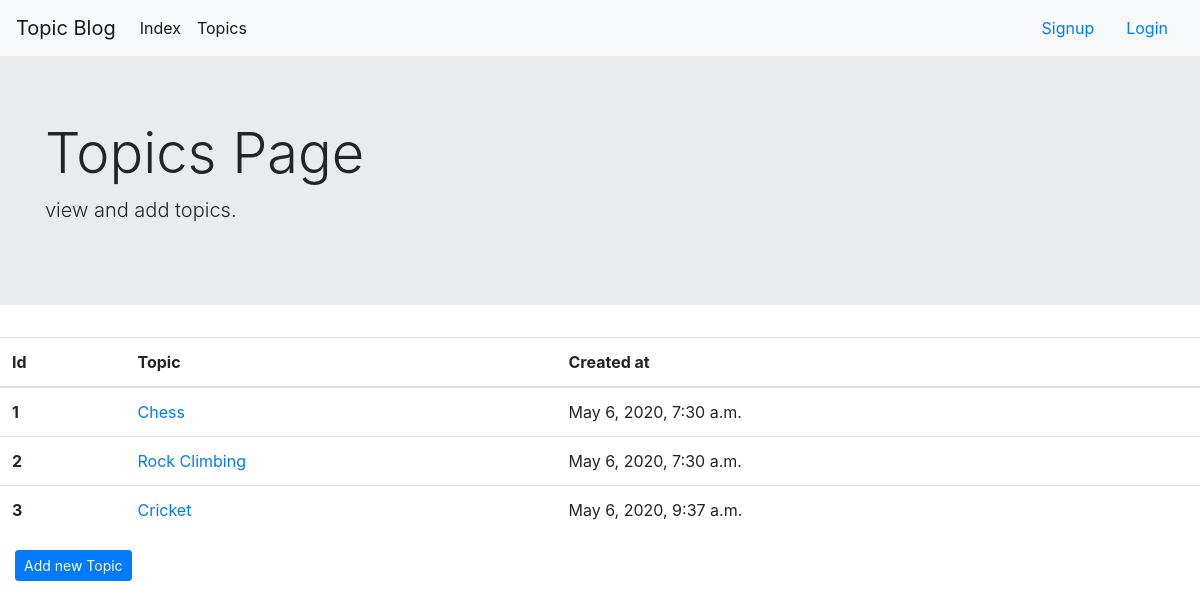
Page /topics/ on the committed database.
### topicApp/models.py (models this page shows, shortened)
class Topic(models.Model):
    text = models.CharField(max_length=100)
    date_added = models.DateTimeField(auto_now_add=True)

### topicApp/views.py (the view)
# urls.py: url(r'^topics/$', views.topics, name='topics',),
def topics(request):
    topics = Topic.objects.all()
    return render(request, 'topicApp/topics.html', {'topics': topics})

### templates/topicApp/topics.html (shortened to what this page needs)
{%  extends 'topicApp/base.html' %}
{% block bodyBlock %}
        <div class="jumbotron jumbotron-fluid">
            <div class="container">
                <h1 class="display-4">Topics Page</h1>
                <p class="lead">view and add topics.</p>
            </div>
        </div>
    <table class="table">
         <thead>
            <tr>
                <th scope="col">Id</th>
                <th scope="col">Topic</th>
                <th scope="col">Created at</th>
            </tr>
     </thead>
    <tbody>
        {% for topic in topics %}
        <tr>
            <th scope="row">{{ topic.id }}</th>
            <td><a href="{%  url 'topic' topic.id %}"> {{ topic.text }} </a></td>
            <td>{{ topic.date_added }} </td>
        </tr>
        {% endfor %}
    </tbody>
    </table>
    <div  class="container-fluid">
            <a href="{% url 'new_topic' %}"><button type="button" class="btn btn-primary btn-sm"> Add new Topic</button></a>
    </div>
{% endblock %}

### rows in the picture
Topic: id "1", text "Chess", date_added "May 6, 2020, 7:30 a.m."
Topic: id "2", text "Rock Climbing", date_added "May 6, 2020, 7:30 a.m."
Topic: id "3", text "Cricket", date_added "May 6, 2020, 9:37 a.m."
